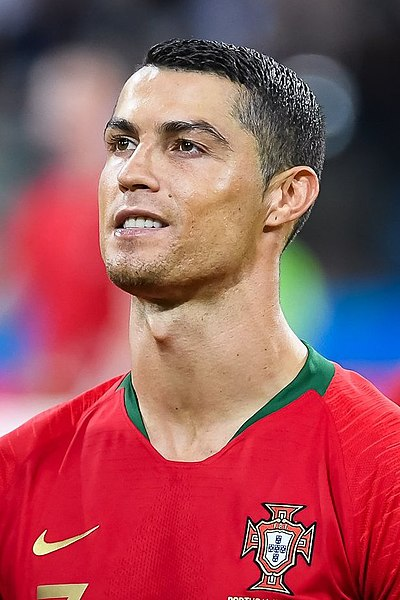
#> input picture Photos/Train/CR7/img_cr7_1.jpg, 400 x 600 px, found by its file name; its folder holds only this picture in this run
$ python face_train.py
#> lines starting #> are read from the running program, lines starting #| are printed output that depends on the picture
import cv2 as cv
import os
import numpy as np

people = ['CR7', 'Neymar']
DIR = r'/home/kaarthiksiva/openCV/Photos/Train'

haar_cascade = cv.CascadeClassifier('haar_face.xml')

features = []
labels = []

def create_train():
    for person in people:
        path = os.path.join(DIR, person)
        label = people.index(person)

        for img in os.listdir(path):
            img_path = os.path.join(path,img)


            img_array = cv.imread(img_path)
#> img_array is the input picture: shape (600, 400, 3); mean B, G, R 90.4, 82.6, 155.3

            gray = cv.cvtColor(img_array, cv.COLOR_BGR2GRAY)
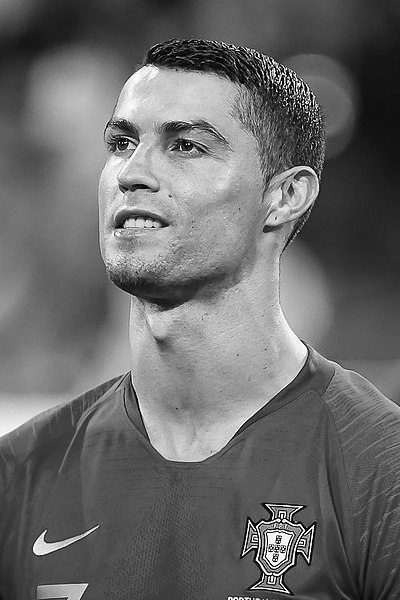
#> gray: shape (600, 400); min 0, max 255, mean 105.2

            face_rect = haar_cascade.detectMultiScale(gray, scaleFactor=1.1, minNeighbors=3)
#> face_rect = [[45, 56, 211, 211]]

            for (x,y,w,h) in face_rect:
                faces_roi = gray[y:y+h, x:x+w]
                features.append(faces_roi)
                labels.append(label)
#> this loop made 1 pass
#> pass 1, in create_train, `faces_roi = gray[y:y+h, x:x+w]`:
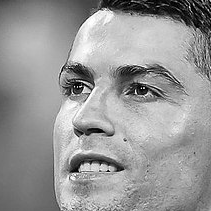
#> faces_roi: shape (211, 211); min 0, max 255, mean 151.9
#> after the loop, features = 1 item; labels = [0]
#> pass 2 of the loop in create_train, `for person in people:`:
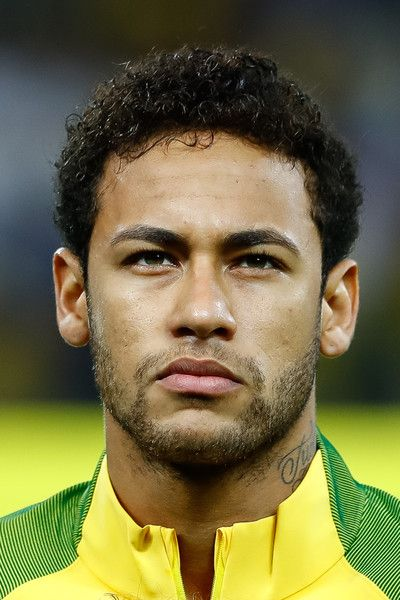
#> input picture Photos/Train/Neymar/img_my_2.jpg, 400 x 600 px, found by its file name
#> in create_train, img_array is the input picture: shape (600, 400, 3); mean B, G, R 68.1, 110.6, 115.9
#> in create_train, `gray = cv.cvtColor(img_array, cv.COLOR_BGR2GRAY)`:
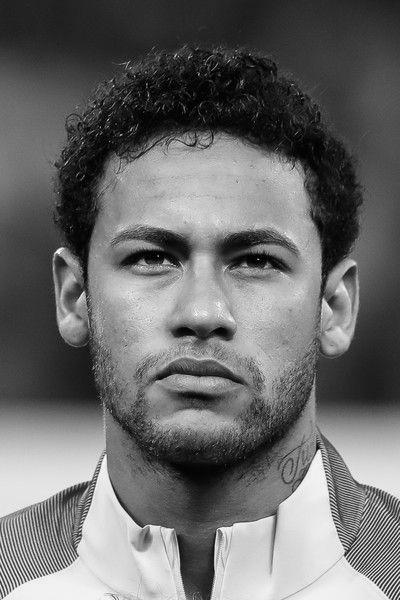
#> gray: shape (600, 400); min 0, max 254, mean 107.3
#> face_rect = [[60, 146, 286, 286]]
#> the loop in create_train, `for (x,y,w,h) in face_rect:` made 1 pass
#> pass 1, in create_train, `faces_roi = gray[y:y+h, x:x+w]`:
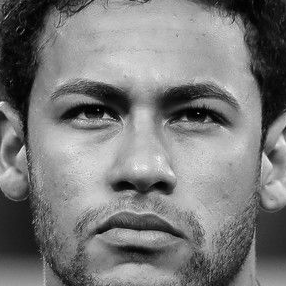
#> faces_roi: shape (286, 286); min 0, max 251, mean 122.5
#> after the loop in create_train, `for (x,y,w,h) in face_rect:`: features = 2 items; labels = [0, 1]


create_train()
features = np.array(features, dtype = 'object')
labels = np.array(labels)

face_recognizer = cv.face.LBPHFaceRecognizer_create()

# Train the Recognizer on the features list and the labels list
face_recognizer.train(features, labels)

face_recognizer.save('face_trained.yml')

np.save('features.npy', features)
np.save('labels.npy', labels)
